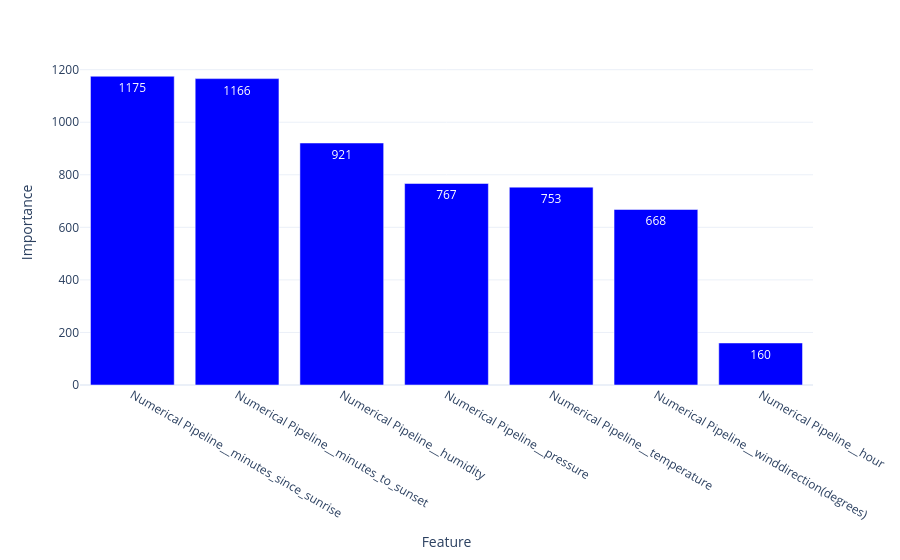

The notebook cell saved with this chart:
### Code cell
px.bar(feature_importance, x='Feature', y='Importance', color_discrete_sequence=['blue'], text_auto=True)

### Figure 1 — Plotly figure (JSON) as saved in the notebook; plotly's stock layout.template omitted (floating-point values rounded to 4 significant figures)
{"data": [{"hovertemplate": "Feature=%{x}<br>Importance=%{y}<extra></extra>", "legendgroup": "", "marker": {"color": "blue", "pattern": {"shape": ""}}, "name": "", "orientation": "v", "showlegend": false, "textposition": "auto", "texttemplate": "%{y}", "type": "bar", "x": ["Numerical Pipeline__minutes_since_sunrise", "Numerical Pipeline__minutes_to_sunset", "Numerical Pipeline__humidity", "Numerical Pipeline__pressure", "Numerical Pipeline__temperature", "Numerical Pipeline__winddirection(degrees)", "Numerical Pipeline__hour"], "xaxis": "x", "y": [1175, 1166, 921, 767, 753, 668, 160], "yaxis": "y"}], "layout": {"barmode": "relative", "legend": {"tracegroupgap": 0}, "margin": {"t": 60}, "xaxis": {"anchor": "y", "domain": [0, 1], "title": {"text": "Feature"}}, "yaxis": {"anchor": "x", "domain": [0, 1], "title": {"text": "Importance"}}}}
